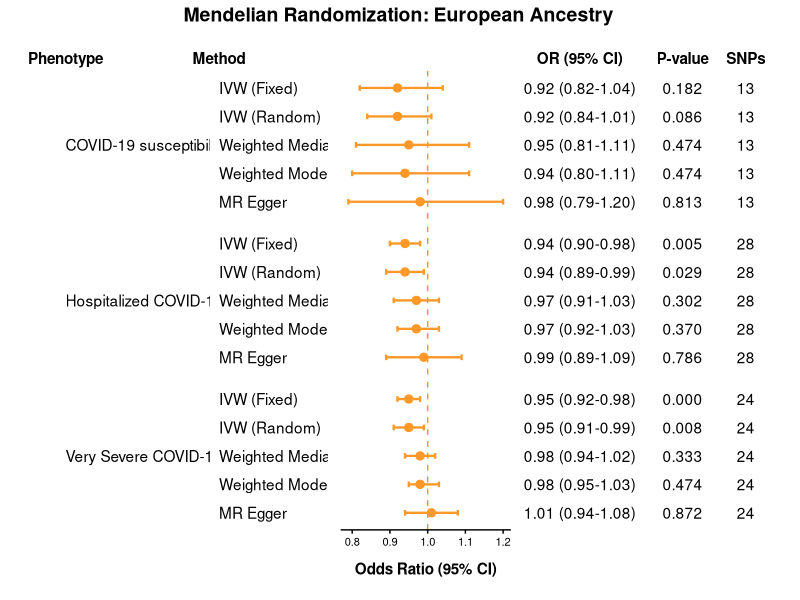

This figure's R source:
# Forest plot for the Figures


library(ggplot2)
library(dplyr)
library(patchwork)

# 1. Prepare European Data with Refined Names and Ordering
data_euro <- data.frame(
  Phenotype = factor(rep(c("COVID-19 susceptibility", "Hospitalized COVID-19", "Very Severe COVID-19"), each = 5),
                     levels = c("COVID-19 susceptibility", "Hospitalized COVID-19", "Very Severe COVID-19")),
  
  Method = factor(rep(c("MR Egger", "Weighted Median", "IVW (Fixed)", "IVW (Random)", "Weighted Mode"), 3),
                  levels = rev(c("IVW (Fixed)", "IVW (Random)", "Weighted Median", "Weighted Mode", "MR Egger"))),
  
  OR = c(
    # Infection
    0.98, 0.95, 0.92, 0.92, 0.94,
    # Hospitalized
    0.99, 0.97, 0.94, 0.94, 0.97,
    # Very Severe
    1.01, 0.98, 0.95, 0.95, 0.98
  ),
  
  CI_lower = c(
    # Infection
    0.79, 0.81, 0.82, 0.84, 0.80,
    # Hospitalized
    0.89, 0.91, 0.90, 0.89, 0.92,
    # Very Severe
    0.94, 0.94, 0.92, 0.91, 0.95
  ),
  
  CI_upper = c(
    # Infection
    1.20, 1.11, 1.04, 1.01, 1.11,
    # Hospitalized
    1.09, 1.03, 0.98, 0.99, 1.03,
    # Very Severe
    1.08, 1.02, 0.98, 0.99, 1.03
  ),
  
  p_val = c(
    # Infection
    0.813, 0.474, 0.182, 0.086, 0.474,
    # Hospitalized
    0.786, 0.302, 0.005, 0.029, 0.370,
    # Very Severe
    0.872, 0.333, 0.00047, 0.008, 0.474
  ),
  
  SNPs = c(rep(13, 5), rep(28, 5), rep(24, 5))
)

table_data <- data_euro %>%
  mutate(
    OR_CI = sprintf("%.2f (%.2f-%.2f)", OR, CI_lower, CI_upper),
    P = sprintf("%.3f", p_val)
  )

# Calculate midpoint for centered Phenotype labels
pheno_labels <- table_data %>%
  group_by(Phenotype) %>%
  summarize(MidPoint = levels(Method)[3]) 

shared_theme <- theme_minimal() +
  theme(
    text = element_text(color = "black", face = "plain"),
    axis.text = element_text(color = "black", face = "plain"),
    panel.grid = element_blank(),
    strip.text = element_blank(),
    plot.margin = margin(t = 10, r = 2, b = 10, l = 2)
  )

# 2. Column 1: Phenotype (Moved x to 0.25, Left Aligned)
p_pheno <- ggplot(table_data, aes(y = Method)) +
  geom_text(data = pheno_labels, aes(y = MidPoint, x = 0.25, label = Phenotype), hjust = 0) +
  facet_grid(Phenotype ~ ., scales = "free_y", space = "free_y") +
  scale_x_continuous(limits = c(0, 1), breaks = 0.25, labels = "Phenotype", position = "top") +
  labs(x = NULL, y = NULL) +
  shared_theme +
  theme(axis.text.x = element_text(face = "bold", size = 11), 
        axis.text.y = element_blank(),
        plot.margin = margin(t = 10, r = 0, b = 10, l = 0))

# 3. Column 2: Method (Left Aligned)
p_method <- ggplot(table_data, aes(y = Method)) +
  geom_text(aes(x = 0, label = as.character(Method)), hjust = 0) +
  facet_grid(Phenotype ~ ., scales = "free_y", space = "free_y") +
  scale_x_continuous(limits = c(0, 1), breaks = 0, labels = "Method", position = "top") +
  labs(x = NULL, y = NULL) +
  shared_theme +
  theme(axis.text.x = element_text(face = "bold", size = 11), 
        axis.text.y = element_blank(),
        plot.margin = margin(t = 10, r = 5, b = 10, l = 0))

# 4. Column 3: Forest Plot (Scale enabled with ticks)
p_forest <- ggplot(table_data, aes(x = OR, y = Method)) +
  geom_vline(xintercept = 1, linetype = "dashed", color = "#FE9929") +
  geom_errorbarh(aes(xmin = CI_lower, xmax = CI_upper, color = Phenotype), height = 0.2, linewidth = 0.8) +
  geom_point(aes(color = Phenotype), size = 2.5) +
  facet_grid(Phenotype ~ ., scales = "free_y", space = "free_y") +
  # scale_color_manual(values = c("COVID-19 Infection" = "#4DAF4A", 
  #                               "Hospitalized COVID-19" = "#377EB8", 
  #                               "Very Severe COVID-19" = "#E41A1C")) +
  scale_shape_manual(values = c(
    "COVID-19 susceptibility"     = 16,  # ● Filled circle
    "Hospitalized COVID-19" = 15,  # ■ Filled square
    "Very Severe COVID-19"  = 18   # ♦ Filled diamond
  ))+
  scale_color_manual(values = c("COVID-19 susceptibility" = "#FE9929", 
                                "Hospitalized COVID-19" = "#FE9929", 
                                "Very Severe COVID-19" = "#FE9929")) +
  
  
  scale_x_continuous(position = "bottom", breaks = seq(0.8, 1.2, by = 0.1)) + 
  labs(x = "Odds Ratio (95% CI)", y = NULL) +
  shared_theme +
  theme(
    axis.text.y = element_blank(),
    axis.text.x = element_text(size = 8),
    axis.ticks.x = element_line(color = "black"),
    axis.line.x = element_line(color = "black"),
    axis.title.x = element_text(face = "bold", size = 11, margin = margin(t = 10)),
    legend.position = "none"
  )

# 5. Column 4: Stats Table (Header size 11, increased spacing for OR-P)
p_table <- ggplot(table_data, aes(y = Method)) +
  geom_text(aes(x = 0, label = OR_CI), hjust = 0.5) +
  geom_text(aes(x = 1.3, label = P), hjust = 0.5) +
  geom_text(aes(x = 2.1, label = SNPs), hjust = 0.5) +
  facet_grid(Phenotype ~ ., scales = "free_y", space = "free_y") +
  scale_x_continuous(breaks = c(0, 1.3, 2.1), 
                     labels = c("OR (95% CI)", "P-value", "SNPs"), 
                     limits = c(-0.6, 2.5), position = "top") +
  labs(x = NULL, y = NULL) +
  shared_theme +
  theme(axis.text.y = element_blank(), 
        axis.text.x = element_text(face = "bold", size = 11))

# 6. Final Assembly
final_figure <- p_pheno + p_method + p_forest + p_table + 
  plot_layout(widths = c(1.4, 0.8, 1.2, 1.9)) +
  plot_annotation(
    title = "Mendelian Randomization: European Ancestry",
    theme = theme(plot.title = element_text(size = 14, face = "bold", hjust = 0.5))
  )

print(final_figure)
